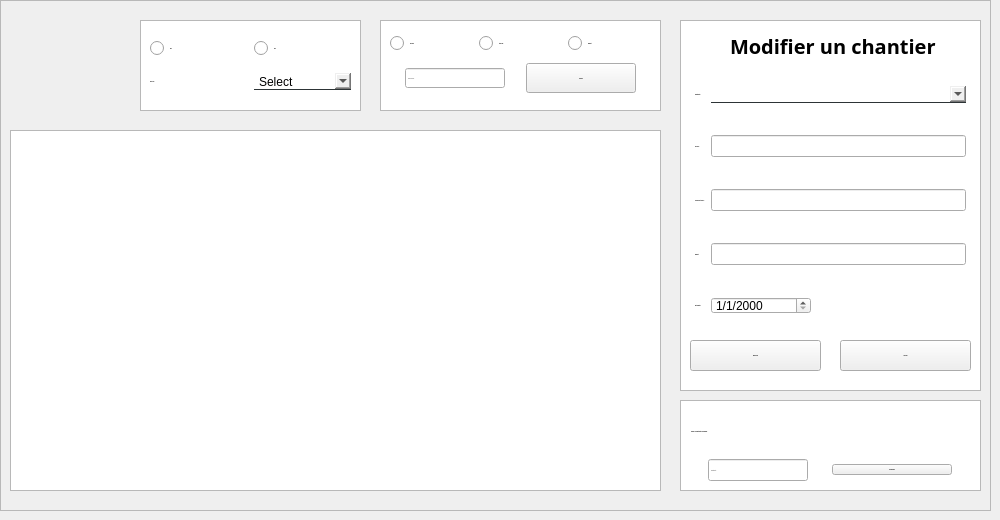
          <widget class="QWidget" name="listedeschantiers">
           <attribute name="title">
            <string>Liste des chantiers</string>
           </attribute>
           <widget class="QFrame" name="frame_3">
            <property name="geometry">
             <rect>
              <x>0</x>
              <y>0</y>
              <width>991</width>
              <height>511</height>
             </rect>
            </property>
            <property name="frameShape">
             <enum>QFrame::StyledPanel</enum>
            </property>
            <property name="frameShadow">
             <enum>QFrame::Raised</enum>
            </property>
            <widget class="QTableView" name="tabchantier">
             <property name="geometry">
              <rect>
               <x>10</x>
               <y>130</y>
               <width>651</width>
               <height>361</height>
              </rect>
             </property>
             <property name="styleSheet">
              <string notr="true"/>
             </property>
            </widget>
            <widget class="QFrame" name="frame_4">
             <property name="geometry">
              <rect>
               <x>680</x>
               <y>20</y>
               <width>301</width>
               <height>371</height>
              </rect>
             </property>
             <property name="frameShape">
              <enum>QFrame::StyledPanel</enum>
             </property>
             <property name="frameShadow">
              <enum>QFrame::Raised</enum>
             </property>
             <widget class="QWidget" name="gridLayoutWidget_2">
              <property name="geometry">
               <rect>
                <x>15</x>
                <y>40</y>
                <width>271</width>
                <height>281</height>
               </rect>
              </property>
              <layout class="QGridLayout" name="gridLayout_2">
               <property name="sizeConstraint">
                <enum>QLayout::SetDefaultConstraint</enum>
               </property>
               <property name="horizontalSpacing">
                <number>6</number>
               </property>
               <item row="0" column="0">
                <widget class="QLabel" name="label_6">
                 <property name="font">
                  <font>
                   <family>century gothic</family>
                   <pointsize>-1</pointsize>
                   <weight>75</weight>
                   <bold>true</bold>
                  </font>
                 </property>
                 <property name="text">
                  <string>Identifiant :</string>
                 </property>
                </widget>
               </item>
               <item row="1" column="0">
                <widget class="QLabel" name="label_10">
                 <property name="font">
                  <font>
                   <family>century gothic</family>
                   <pointsize>-1</pointsize>
                   <weight>75</weight>
                   <bold>true</bold>
                  </font>
                 </property>
                 <property name="text">
                  <string>Adresse :</string>
                 </property>
                </widget>
               </item>
               <item row="3" column="0">
                <widget class="QLabel" name="label_8">
                 <property name="font">
                  <font>
                   <family>century gothic</family>
                   <pointsize>-1</pointsize>
                   <weight>75</weight>
                   <bold>true</bold>
                  </font>
                 </property>
                 <property name="text">
                  <string>Budget :</string>
                 </property>
                </widget>
               </item>
               <item row="4" column="0">
                <widget class="QLabel" name="label_9">
                 <property name="font">
                  <font>
                   <family>century gothic</family>
                   <pointsize>-1</pointsize>
                   <weight>75</weight>
                   <bold>true</bold>
                  </font>
                 </property>
                 <property name="text">
                  <string>Date limite :</string>
                 </property>
                </widget>
               </item>
               <item row="2" column="0">
                <widget class="QLabel" name="label_7">
                 <property name="font">
                  <font>
                   <family>century gothic</family>
                   <pointsize>-1</pointsize>
                   <weight>75</weight>
                   <bold>true</bold>
                  </font>
                 </property>
                 <property name="text">
                  <string>Surface de terrain : </string>
                 </property>
                </widget>
               </item>
               <item row="4" column="1">
                <widget class="QDateEdit" name="date_chmo">
                 <property name="minimumSize">
                  <size>
                   <width>100</width>
                   <height>0</height>
                  </size>
                 </property>
                 <property name="maximumSize">
                  <size>
                   <width>12</width>
                   <height>17</height>
                  </size>
                 </property>
                 <property name="tabletTracking">
                  <bool>false</bool>
                 </property>
                 <property name="displayFormat">
                  <string>d/M/yyyy</string>
                 </property>
                </widget>
               </item>
               <item row="3" column="1">
                <widget class="QLineEdit" name="bud_chmo"/>
               </item>
               <item row="2" column="1">
                <widget class="QLineEdit" name="sur_chmo"/>
               </item>
               <item row="1" column="1">
                <widget class="QLineEdit" name="ad_chmo"/>
               </item>
               <item row="0" column="1">
                <widget class="QComboBox" name="id_chmo">
                 <property name="contextMenuPolicy">
                  <enum>Qt::NoContextMenu</enum>
                 </property>
                 <property name="styleSheet">
                  <string notr="true">QComboBox{
border:none;
border-bottom:1px solid #2d3436;
}
QComboBox::hover{
background: rgba(119,181,254,0.5);
}</string>
                 </property>
                 <property name="currentText">
                  <string/>
                 </property>
                </widget>
               </item>
              </layout>
             </widget>
             <widget class="QPushButton" name="modifierchantier">
              <property name="geometry">
               <rect>
                <x>10</x>
                <y>320</y>
                <width>131</width>
                <height>31</height>
               </rect>
              </property>
              <property name="font">
               <font>
                <family>century gothic</family>
                <pointsize>-1</pointsize>
                <weight>75</weight>
                <bold>true</bold>
               </font>
              </property>
              <property name="text">
               <string>MODIFIER</string>
              </property>
             </widget>
             <widget class="QPushButton" name="pushButton_9">
              <property name="geometry">
               <rect>
                <x>160</x>
                <y>320</y>
                <width>131</width>
                <height>31</height>
               </rect>
              </property>
              <property name="font">
               <font>
                <family>century gothic</family>
                <pointsize>-1</pointsize>
                <weight>75</weight>
                <bold>true</bold>
               </font>
              </property>
              <property name="text">
               <string>Anuuler</string>
              </property>
             </widget>
             <widget class="QLabel" name="label_70">
              <property name="geometry">
               <rect>
                <x>50</x>
                <y>0</y>
                <width>331</width>
                <height>51</height>
               </rect>
              </property>
              <property name="font">
               <font>
                <family>century gothic</family>
                <pointsize>-1</pointsize>
                <weight>75</weight>
                <bold>true</bold>
               </font>
              </property>
              <property name="styleSheet">
               <string notr="true">font-family:century gothic;
font-size:20px;</string>
              </property>
              <property name="text">
               <string>Modifier un chantier</string>
              </property>
             </widget>
            </widget>
            <widget class="QFrame" name="frame1_3">
             <property name="geometry">
              <rect>
               <x>680</x>
               <y>400</y>
               <width>301</width>
               <height>91</height>
              </rect>
             </property>
             <property name="frameShape">
              <enum>QFrame::StyledPanel</enum>
             </property>
             <property name="frameShadow">
              <enum>QFrame::Raised</enum>
             </property>
            </widget>
            <widget class="QGraphicsView" name="graphicsView_2">
             <property name="geometry">
              <rect>
               <x>10</x>
               <y>130</y>
               <width>651</width>
               <height>361</height>
              </rect>
             </property>
             <property name="styleSheet">
              <string notr="true">border-image: url(:/images/background.jpg);
     border-top-left-radius: 20px;
     border-top-right-radius: 20px;
 border-bottom-left-radius: 20px;</string>
             </property>
            </widget>
            <widget class="QFrame" name="frame_8">
             <property name="geometry">
              <rect>
               <x>380</x>
               <y>20</y>
               <width>281</width>
               <height>91</height>
              </rect>
             </property>
             <property name="frameShape">
              <enum>QFrame::StyledPanel</enum>
             </property>
             <property name="frameShadow">
              <enum>QFrame::Raised</enum>
             </property>
             <widget class="QWidget" name="verticalLayoutWidget">
              <property name="geometry">
               <rect>
                <x>10</x>
                <y>10</y>
                <width>261</width>
                <height>71</height>
               </rect>
              </property>
              <layout class="QVBoxLayout" name="verticalLayout">
               <item>
                <layout class="QHBoxLayout" name="horizontalLayout_7">
                 <item>
                  <widget class="QRadioButton" name="radioButton_3">
                   <property name="font">
                    <font>
                     <family>century gothic</family>
                     <pointsize>-1</pointsize>
                     <weight>75</weight>
                     <bold>true</bold>
                    </font>
                   </property>
                   <property name="text">
                    <string>Adresse</string>
                   </property>
                  </widget>
                 </item>
                 <item>
                  <widget class="QRadioButton" name="radioButton">
                   <property name="font">
                    <font>
                     <family>century gothic</family>
                     <pointsize>-1</pointsize>
                     <weight>75</weight>
                     <bold>true</bold>
                    </font>
                   </property>
                   <property name="text">
                    <string>S/terrain</string>
                   </property>
                  </widget>
                 </item>
                 <item>
                  <widget class="QRadioButton" name="radioButton_2">
                   <property name="font">
                    <font>
                     <family>century gothic</family>
                     <pointsize>-1</pointsize>
                     <weight>75</weight>
                     <bold>true</bold>
                    </font>
                   </property>
                   <property name="text">
                    <string>Budget</string>
                   </property>
                  </widget>
                 </item>
                </layout>
               </item>
               <item>
                <layout class="QHBoxLayout" name="horizontalLayout_9">
                 <item>
                  <widget class="QLineEdit" name="lineEdit_18">
                   <property name="maximumSize">
                    <size>
                     <width>100</width>
                     <height>20</height>
                    </size>
                   </property>
                   <property name="font">
                    <font>
                     <family>century gothic</family>
                     <pointsize>-1</pointsize>
                     <weight>75</weight>
                     <bold>true</bold>
                    </font>
                   </property>
                   <property name="placeholderText">
                    <string>Chercher par</string>
                   </property>
                  </widget>
                 </item>
                 <item>
                  <widget class="QPushButton" name="pb_ok1">
                   <property name="maximumSize">
                    <size>
                     <width>110</width>
                     <height>30</height>
                    </size>
                   </property>
                   <property name="font">
                    <font>
                     <family>century gothic</family>
                     <pointsize>-1</pointsize>
                     <weight>75</weight>
                     <bold>true</bold>
                    </font>
                   </property>
                   <property name="text">
                    <string>cherche</string>
                   </property>
                  </widget>
                 </item>
                </layout>
               </item>
              </layout>
             </widget>
            </widget>
            <widget class="QPushButton" name="pushButton_5">
             <property name="geometry">
              <rect>
               <x>40</x>
               <y>10</y>
               <width>61</width>
               <height>51</height>
              </rect>
             </property>
             <property name="styleSheet">
              <string notr="true">QPushButton{
background-color: transparent;

background: none;
border: none;
background-repeat: none;
}
</string>
             </property>
            </widget>
            <widget class="QFrame" name="frame_10">
             <property name="geometry">
              <rect>
               <x>140</x>
               <y>20</y>
               <width>221</width>
               <height>91</height>
              </rect>
             </property>
             <property name="frameShape">
              <enum>QFrame::StyledPanel</enum>
             </property>
             <property name="frameShadow">
              <enum>QFrame::Raised</enum>
             </property>
             <widget class="QWidget" name="verticalLayoutWidget_3">
              <property name="geometry">
               <rect>
                <x>10</x>
                <y>10</y>
                <width>201</width>
                <height>71</height>
               </rect>
              </property>
              <layout class="QVBoxLayout" name="verticalLayout_4">
               <item>
                <layout class="QHBoxLayout" name="horizontalLayout_3">
                 <item>
                  <widget class="QRadioButton" name="radioButton_7">
                   <property name="font">
                    <font>
                     <family>century gothic</family>
                     <pointsize>-1</pointsize>
                     <weight>75</weight>
                     <bold>true</bold>
                    </font>
                   </property>
                   <property name="text">
                    <string>ABC</string>
                   </property>
                  </widget>
                 </item>
                 <item>
                  <widget class="QRadioButton" name="radioButton_8">
                   <property name="font">
                    <font>
                     <family>century gothic</family>
                     <pointsize>-1</pointsize>
                     <weight>75</weight>
                     <bold>true</bold>
                    </font>
                   </property>
                   <property name="text">
                    <string>CBA</string>
                   </property>
                  </widget>
                 </item>
                </layout>
               </item>
               <item>
                <layout class="QHBoxLayout" name="horizontalLayout_4">
                 <item>
                  <widget class="QLabel" name="label_11">
                   <property name="font">
                    <font>
                     <family>century gothic</family>
                     <pointsize>-1</pointsize>
                     <weight>75</weight>
                     <bold>true</bold>
                    </font>
                   </property>
                   <property name="text">
                    <string>Trier par :</string>
                   </property>
                  </widget>
                 </item>
                 <item>
                  <widget class="QComboBox" name="comboBox">
                   <property name="layoutDirection">
                    <enum>Qt::LeftToRight</enum>
                   </property>
                   <property name="styleSheet">
                    <string notr="true">QComboBox{
border:none;
border-bottom:1px solid #2d3436;
}
QComboBox::hover{
background: rgba(119,181,254,0.5);
}</string>
                   </property>
                   <item>
                    <property name="text">
                     <string>Select</string>
                    </property>
                   </item>
                   <item>
                    <property name="text">
                     <string>ID</string>
                    </property>
                   </item>
                   <item>
                    <property name="text">
                     <string>Surface</string>
                    </property>
                   </item>
                   <item>
                    <property name="text">
                     <string>Budget</string>
                    </property>
                   </item>
                   <item>
                    <property name="text">
                     <string>Date limite</string>
                    </property>
                   </item>
                  </widget>
                 </item>
                </layout>
               </item>
              </layout>
             </widget>
            </widget>
            <widget class="QGraphicsView" name="graphicsView_6">
             <property name="geometry">
              <rect>
               <x>680</x>
               <y>20</y>
               <width>301</width>
               <height>371</height>
              </rect>
             </property>
             <property name="styleSheet">
              <string notr="true">border-image: url(:/images/Chantier_Numerique.jpg);
border-radius:15px;</string>
             </property>
            </widget>
            <widget class="QGraphicsView" name="graphicsView_7">
             <property name="geometry">
              <rect>
               <x>680</x>
               <y>400</y>
               <width>301</width>
               <height>91</height>
              </rect>
             </property>
             <property name="styleSheet">
              <string notr="true">border-image: url(:/images/delete.jpg);border-radius:15px;</string>
             </property>
            </widget>
            <widget class="QWidget" name="verticalLayoutWidget_4">
             <property name="geometry">
              <rect>
               <x>690</x>
               <y>410</y>
               <width>281</width>
               <height>71</height>
              </rect>
             </property>
             <layout class="QVBoxLayout" name="verticalLayout_5">
              <item>
               <widget class="QLabel" name="label_65">
                <property name="font">
                 <font>
                  <family>century gothic</family>
                  <pointsize>-1</pointsize>
                  <weight>75</weight>
                  <bold>true</bold>
                 </font>
                </property>
                <property name="styleSheet">
                 <string notr="true">QLabel{
color: black;

border: none;
}</string>
                </property>
                <property name="text">
                 <string>    Choisir un identifant à supprimer</string>
                </property>
               </widget>
              </item>
              <item>
               <layout class="QHBoxLayout" name="horizontalLayout_5">
                <item>
                 <widget class="QLineEdit" name="sup_id">
                  <property name="maximumSize">
                   <size>
                    <width>100</width>
                    <height>16777215</height>
                   </size>
                  </property>
                  <property name="font">
                   <font>
                    <family>century gothic</family>
                    <pointsize>-1</pointsize>
                    <weight>75</weight>
                    <bold>true</bold>
                   </font>
                  </property>
                  <property name="text">
                   <string/>
                  </property>
                  <property name="placeholderText">
                   <string>Identifiant </string>
                  </property>
                 </widget>
                </item>
                <item>
                 <widget class="QPushButton" name="supprimerchantier">
                  <property name="maximumSize">
                   <size>
                    <width>120</width>
                    <height>16777215</height>
                   </size>
                  </property>
                  <property name="font">
                   <font>
                    <family>century gothic</family>
                    <pointsize>-1</pointsize>
                    <weight>75</weight>
                    <bold>true</bold>
                   </font>
                  </property>
                  <property name="text">
                   <string>SUPPRIMER</string>
                  </property>
                 </widget>
                </item>
               </layout>
              </item>
             </layout>
            </widget>
            <widget class="QGraphicsView" name="graphicsView_8">
             <property name="geometry">
              <rect>
               <x>380</x>
               <y>20</y>
               <width>281</width>
               <height>91</height>
              </rect>
             </property>
             <property name="styleSheet">
              <string notr="true">
border-image: url(:/images/GettyImages-1047578412-692fa117cf86450287d8873eeb1a95c8-aa8d654cec814174a9e07bdae85a1eb7.jpg);
border-radius:15px;</string>
             </property>
            </widget>
            <widget class="QGraphicsView" name="graphicsView_9">
             <property name="geometry">
              <rect>
               <x>140</x>
               <y>20</y>
               <width>221</width>
               <height>91</height>
              </rect>
             </property>
             <property name="styleSheet">
              <string notr="true">border-image: url(:/images/epi-chantier.jpg);border-radius:15px;</string>
             </property>
            </widget>
            <widget class="QPushButton" name="pushButton_11">
             <property name="geometry">
              <rect>
               <x>40</x>
               <y>70</y>
               <width>61</width>
               <height>51</height>
              </rect>
             </property>
             <property name="styleSheet">
              <string notr="true">QPushButton{
	border-image: url(:/images/168831.png);
background-color: transparent;
background: none;
border: none;
background-repeat: none;

}



QPushButton:hover{
border: 2px slolid ;
}</string>
             </property>
             <property name="text">
              <string/>
             </property>
            </widget>
            <widget class="QLineEdit" name="lineEdit_7">
             <property name="geometry">
              <rect>
               <x>160</x>
               <y>190</y>
               <width>113</width>
               <height>31</height>
              </rect>
             </property>
            </widget>
            <zorder>lineEdit_7</zorder>
            <zorder>graphicsView_9</zorder>
            <zorder>graphicsView_8</zorder>
            <zorder>graphicsView_7</zorder>
            <zorder>graphicsView_6</zorder>
            <zorder>graphicsView_2</zorder>
            <zorder>tabchantier</zorder>
            <zorder>frame_4</zorder>
            <zorder>frame1_3</zorder>
            <zorder>frame_8</zorder>
            <zorder>pushButton_5</zorder>
            <zorder>frame_10</zorder>
            <zorder>verticalLayoutWidget_4</zorder>
            <zorder>pushButton_11</zorder>
           </widget>
          </widget>
